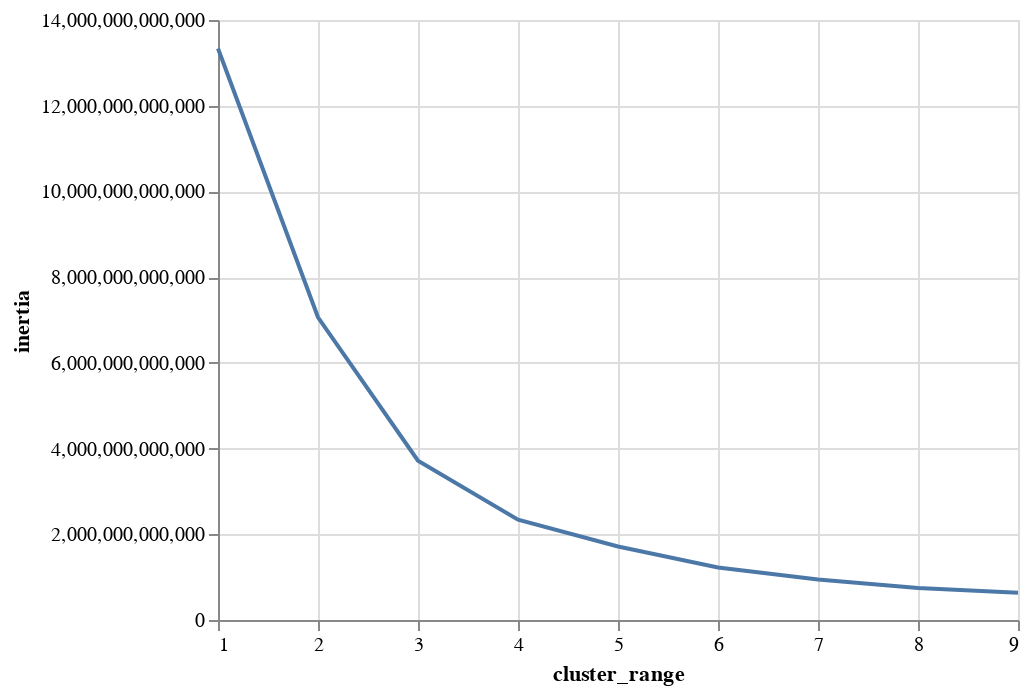

Notebook code cell kept with this figure:
### Code cell
# plotting the cluster_range vs inertia
alt.Chart(clusters).mark_line().encode(
    x='cluster_range',
    y='inertia'
)

### Figure 1 — Vega-Lite specification as saved in the notebook (floating-point values rounded to 4 significant figures)
{"config": {"view": {"continuousWidth": 400, "continuousHeight": 300}}, "data": {"name": "data-2f8abefcd2814b5eff56e8a7c8f29996"}, "mark": "line", "encoding": {"x": {"type": "quantitative", "field": "cluster_range"}, "y": {"type": "quantitative", "field": "inertia"}}, "$schema": "https://vega.github.io/schema/vega-lite/v4.8.1.json", "datasets": {"data-2f8abefcd2814b5eff56e8a7c8f29996": [{"cluster_range": 1, "inertia": 13340000000000.0}, {"cluster_range": 2, "inertia": 7063000000000.0}, {"cluster_range": 3, "inertia": 3719000000000.0}, {"cluster_range": 4, "inertia": 2342000000000.0}, {"cluster_range": 5, "inertia": 1714000000000.0}, {"cluster_range": 6, "inertia": 1226000000000.0}, {"cluster_range": 7, "inertia": 944500000000.0}, {"cluster_range": 8, "inertia": 748800000000.0}, {"cluster_range": 9, "inertia": 634900000000.0}]}}
